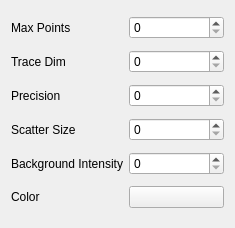
<?xml version="1.0" encoding="UTF-8"?>
<ui version="4.0">
    <class>Form</class>
    <widget class="QWidget" name="Form">
        <property name="geometry">
            <rect>
                <x>0</x>
                <y>0</y>
                <width>235</width>
                <height>228</height>
            </rect>
        </property>
        <property name="minimumSize">
            <size>
                <width>0</width>
                <height>228</height>
            </size>
        </property>
        <property name="maximumSize">
            <size>
                <width>16777215</width>
                <height>228</height>
            </size>
        </property>
        <property name="windowTitle">
            <string>Form</string>
        </property>
        <layout class="QGridLayout" name="gridLayout">
            <item row="0" column="0">
                <widget class="QLabel" name="max_point_label">
                    <property name="text">
                        <string>Max Points</string>
                    </property>
                </widget>
            </item>
            <item row="0" column="1">
                <widget class="QSpinBox" name="max_points">
                    <property name="maximum">
                        <number>10000</number>
                    </property>
                </widget>
            </item>
            <item row="1" column="0">
                <widget class="QLabel" name="trace_label">
                    <property name="text">
                        <string>Trace Dim</string>
                    </property>
                </widget>
            </item>
            <item row="1" column="1">
                <widget class="QSpinBox" name="num_dim_points">
                    <property name="maximum">
                        <number>1000</number>
                    </property>
                </widget>
            </item>
            <item row="2" column="0">
                <widget class="QLabel" name="precision_label">
                    <property name="text">
                        <string>Precision</string>
                    </property>
                </widget>
            </item>
            <item row="2" column="1">
                <widget class="QSpinBox" name="precision">
                    <property name="maximum">
                        <number>15</number>
                    </property>
                </widget>
            </item>
            <item row="3" column="0">
                <widget class="QLabel" name="scatter_size_label">
                    <property name="text">
                        <string>Scatter Size</string>
                    </property>
                </widget>
            </item>
            <item row="3" column="1">
                <widget class="QSpinBox" name="scatter_size">
                    <property name="maximum">
                        <number>20</number>
                    </property>
                </widget>
            </item>
            <item row="4" column="0">
                <widget class="QLabel" name="background_label">
                    <property name="text">
                        <string>Background Intensity</string>
                    </property>
                </widget>
            </item>
            <item row="4" column="1">
                <widget class="QSpinBox" name="background_value">
                    <property name="maximum">
                        <number>100</number>
                    </property>
                </widget>
            </item>
            <item row="5" column="0">
                <widget class="QLabel" name="color_label">
                    <property name="text">
                        <string>Color</string>
                    </property>
                </widget>
            </item>
            <item row="5" column="1">
                <widget class="ColorButtonNative" name="color_scatter"/>
            </item>
        </layout>
    </widget>
    <customwidgets>
        <customwidget>
            <class>ColorButtonNative</class>
            <extends>QPushButton</extends>
            <header>color_button_native</header>
        </customwidget>
    </customwidgets>
    <resources/>
    <connections/>
</ui>
